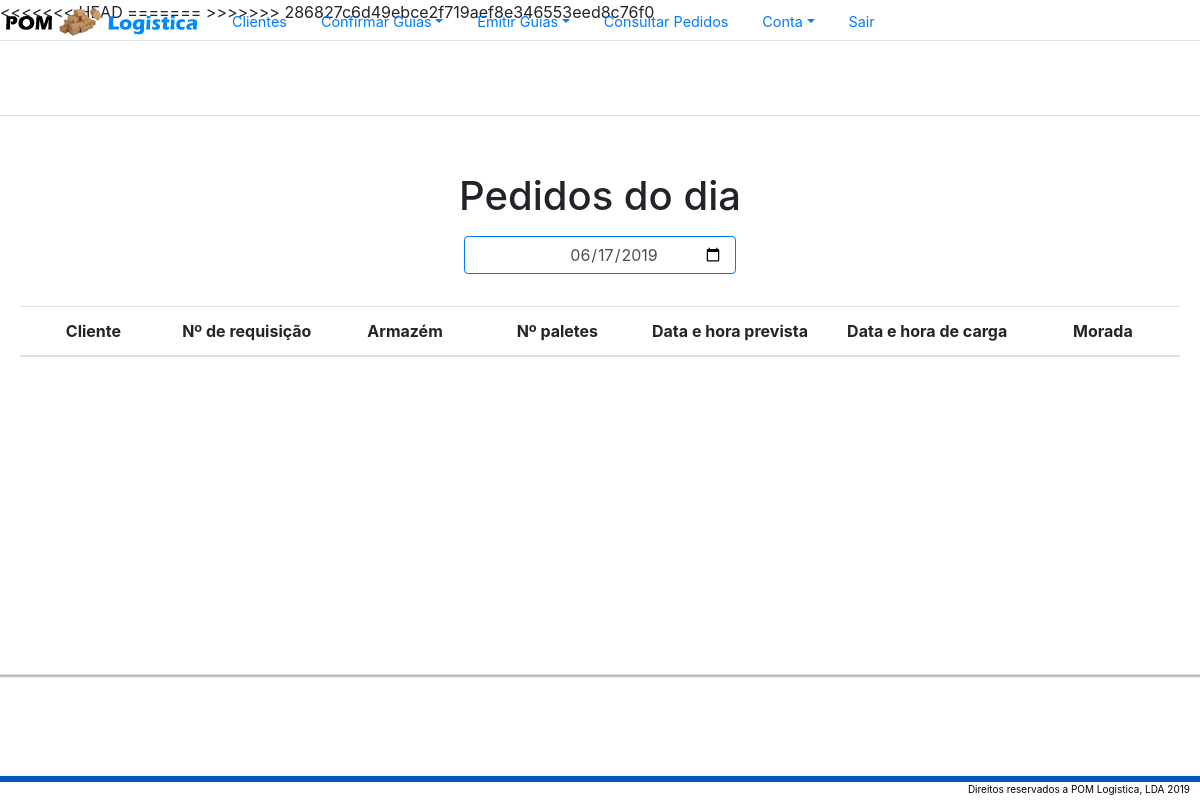
The app's page /Operador/Listagens/listagem_pedidos_armazem.php, older data.
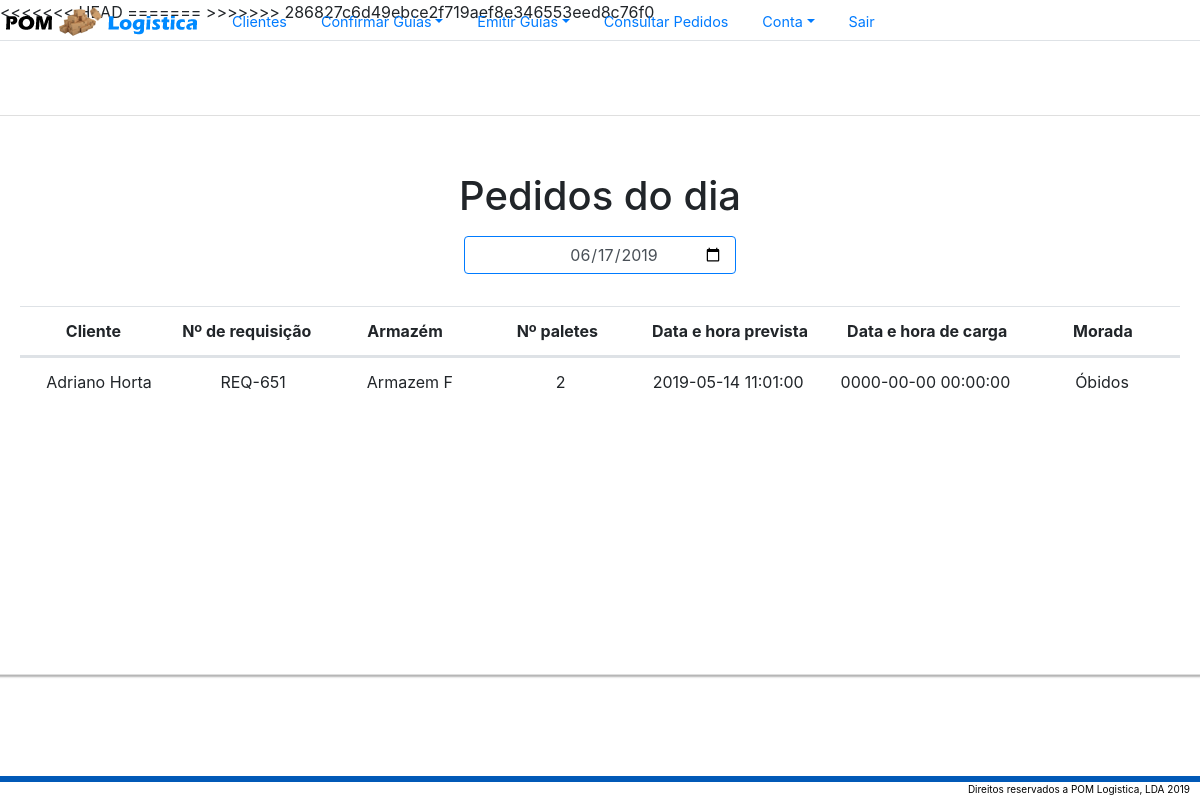
The same page, newer data.
### tables this page shows
CREATE TABLE `guia` (
  `id` int(11) NOT NULL,
  `cliente_id` int(3) DEFAULT NULL,
  `guia_id` int(3) DEFAULT NULL,
  `tipo_guia_id` int(3) DEFAULT NULL,
  `tipo_palete_id` int(3) DEFAULT NULL,
  `tipo_zona_id` int(3) DEFAULT NULL,
  `armazem_id` int(3) DEFAULT NULL,
  `artigo_id` int(3) DEFAULT NULL,
  `data_prevista` datetime DEFAULT NULL,
  `data_carga` datetime NOT NULL,
  `numero_paletes` int(3) DEFAULT NULL,
  `numero_requisicao` text,
  `morada` text,
  `localidade` text,
  `matricula` text,
  `confirmar` tinyint(1) DEFAULT NULL,
  `confirmarTotal` tinyint(1) DEFAULT NULL
);

CREATE TABLE `cliente` (
  `id` int(11) NOT NULL,
  `nome` text NOT NULL,
  `nif` int(9) NOT NULL,
  `morada` text NOT NULL,
  `localidade` text NOT NULL
);

CREATE TABLE `armazem` (
  `id` int(11) NOT NULL,
  `nome` text NOT NULL,
  `espaco` int(5) NOT NULL,
  `custo_carga` decimal(5,2) NOT NULL,
  `custo_descarga` decimal(5,2) NOT NULL
);

### Operador/Listagens/listagem_pedidos_armazem.php (the view, shortened to what this page needs)
<!DOCTYPE html>
<html lang=pt dir="ltr">
<head>
    <link rel="stylesheet" href="https://stackpath.bootstrapcdn.com/bootstrap/4.3.1/css/bootstrap.min.css">
    <link rel="stylesheet" href="node_modules\bootstrap-datepicker\dist\css\bootstrap-datepicker.standalone.css">
    <link rel="stylesheet" href="styles\style.css">
    <link rel="stylesheet" href="node_modules\jquery\dist\jquery.js">
</head>
<body>
    <?php
    $timeRN = date("Y-m-d");
    ?>
    <div class="row align-items-center">
        <div class="card card-container" style="text-align:center; width:85rem; height:35rem; margin-bottom:auto; max-width: 10000px;">
            <p id="profile-name" class="profile-name-card"></p>
            <form class="container" action="/POM-Logistica/Operador/Listagens/listagem_pedidos_armazem.php" method="post">
                <div style="text-align:center;">
                    <h1 style="margin-bottom:1rem;">Pedidos do dia</h1>
                    <?php
                    if (isset($data)) {
                        ?>
                        <input class="form-control" onchange="this.form.submit()" style="text-align:center; text-indent:1.5rem; margin-left:auto; margin-right:auto; width:17rem; border-color:#007bff;" type="date" value="<?php echo $data ?>" name="data">
                    <?php
                    } else {
                    ?>
                        <input class="form-control" onchange="this.form.submit()" style="text-align:center; text-indent:1.5rem; margin-left:auto; margin-right:auto; width:17rem; border-color:#007bff;" type="date" value="<?php echo $timeRN ?>" name="data">
                    <?php
                    }
                    ?>
                    <div>
                        <table style="margin-top:2rem; margin-left:-25px; width: 1160px; text-align:center" class="table">
                            <thead>
                                <tr>
                                    <th>Cliente</th>
                                    <th>Nº de requisição</th>
                                    <th>Armazém</th>
                                    <th>Nº paletes</th>
                                    <th style="width:17%">Data e hora prevista</th>
                                    <th style="width:17%">Data e hora de carga</th>
                                    <th>Morada</th>
                                </tr>
                            </thead>
                            <tbody>
                                <?php
                                if (isset($data)) {
                                    $query = mysqli_query($conn, "SELECT * FROM guia WHERE tipo_guia_id = 2 or tipo_guia_id = 1 AND DATE(data_prevista)='$data' ORDER BY data_carga ASC");
                                } else {
                                    $query = mysqli_query($conn, "SELECT * FROM guia WHERE tipo_guia_id = 2  or tipo_guia_id = 1 AND DATE(data_prevista)='$timeRN' ORDER BY data_carga ASC");
                                }
                                foreach ($query as $eachRow) {
                                    $clienteId = $eachRow['cliente_id'];
                                    $numReq = $eachRow['numero_requisicao'];
                                    $armazem = $eachRow['armazem_id'];
                                    $numPaletes = $eachRow['numero_paletes'];
                                    $dataPrevista = $eachRow['data_prevista'];
                                    $dataCarga = $eachRow['data_carga'];
                                    $morada = $eachRow['morada'];
                                    $sql2 = mysqli_query($conn, "SELECT * FROM cliente WHERE id='$clienteId'");
                                    $sql3 = mysqli_fetch_array($sql2);
                                    $nomeCliente = $sql3['nome'];
                                    $sql4 = mysqli_query($conn, "SELECT * FROM armazem WHERE id='$armazem'");
                                    $sql5 = mysqli_fetch_array($sql4);
                                    $nomeArmazem = $sql5['nome'];
                                    ?>
                                    <tr>
                                        <td><?php echo $nomeCliente ?></td>
                                        <td><?php echo $numReq ?></td>
                                        <td><?php echo $nomeArmazem ?></td>
                                        <td><?php echo $numPaletes ?></td>
                                        <td style="width:17%"><?php echo $dataPrevista ?></td>
                                        <td style="width:17%"><?php echo $dataCarga ?></td>
                                        <td><?php echo $morada ?></td>
                                    </tr>
                                <?php
                            }
                            ?>
                            </tbody>
                        </table>
                    </div>
            </form>
        </div>
    </div>
</body>
</html>

Row changes from the older to the newer data that the page shows:
added guia: cliente.nome "Adriano Horta", numero_requisicao "REQ-651", armazem.nome "Armazem F", numero_paletes "2", data_prevista "2019-05-14 11:01:00", data_carga "0000-00-00 00:00:00", morada "Óbidos"
